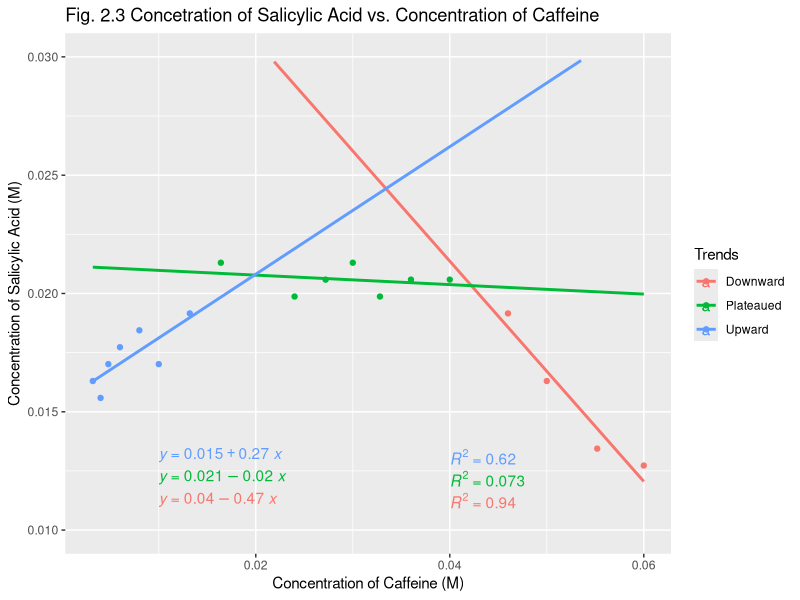
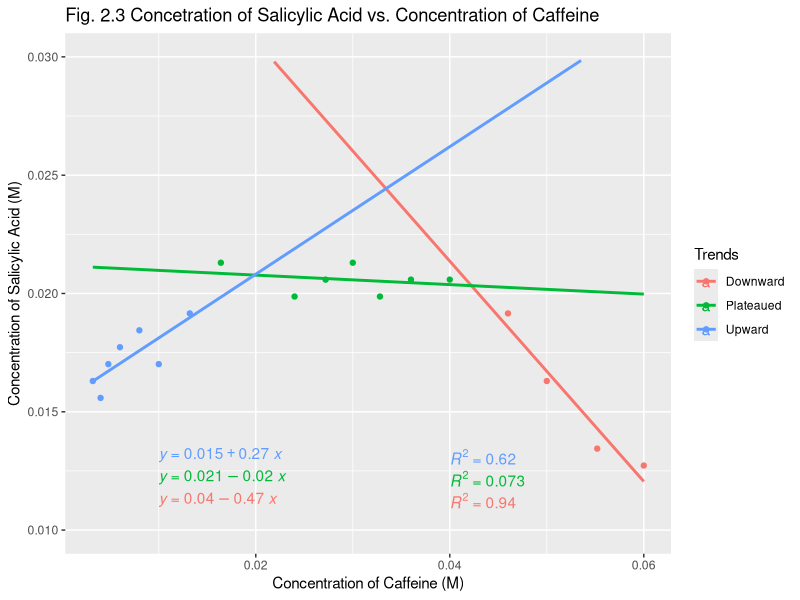

Recreate these plots in R, in order.
library(ggplot2)
library(ggpubr)

absorbance <- c(
  # upward
  0.23, 0.22, 0.24, 0.25, 0.26, 0.24, 0.27,
  # plateaued
  0.3, 0.28, 0.29, 0.3, 0.28, 0.29, 0.29,
  # downward
  0.27, 0.23, 0.19, 0.18
)
salicylate_conc_in_solution <- c()

# y = 280x + 0.0018
# dilution factor of 20 times
for (value in absorbance) {
  conc <- (value - 0.0018) / 280 * 20
  salicylate_conc_in_solution <- c(salicylate_conc_in_solution, conc)
}

stock_caffeine_added <- c(
  0.8, 1, 1.2, 1.5, 2, 2.5, 3.3, 4.1, 6, 6.8,
  7.5, 8.2, 9, 10, 11.5, 12.5, 13.8, 15
)
caffeine_conc <- c()

for (value in stock_caffeine_added) {
  conc <- value / 1000 * 0.08 / (20 / 1000)
  caffeine_conc <- c(caffeine_conc, conc)
}

solubility_df <- data.frame(
  salicylate_conc_in_solution = salicylate_conc_in_solution,
  caffeine_conc = caffeine_conc,
  Trends = c(rep(c("Upward", "Plateaued", "Downward"), c(7, 7, 4)))
)

ggplot(
  data = solubility_df,
  aes(x = caffeine_conc, y = salicylate_conc_in_solution, color = Trends)
) +
geom_point() +
geom_smooth(method = "lm", fullrange = TRUE, se = FALSE) +
stat_regline_equation(label.x = 0.01, label.y.npc = "bottom") +
stat_regline_equation(
  aes(label = after_stat(rr.label)),
  label.x = 0.04,
  label.y.npc = "bottom"
) +
ylim(0.01, 0.03) +
ggtitle(
  "Fig. 2.3 Concetration of Salicylic Acid vs. Concentration of Caffeine"
) +
xlab("Concentration of Caffeine (M)") +
ylab("Concentration of Salicylic Acid (M)")

ggsave("fig_2.3.png")
